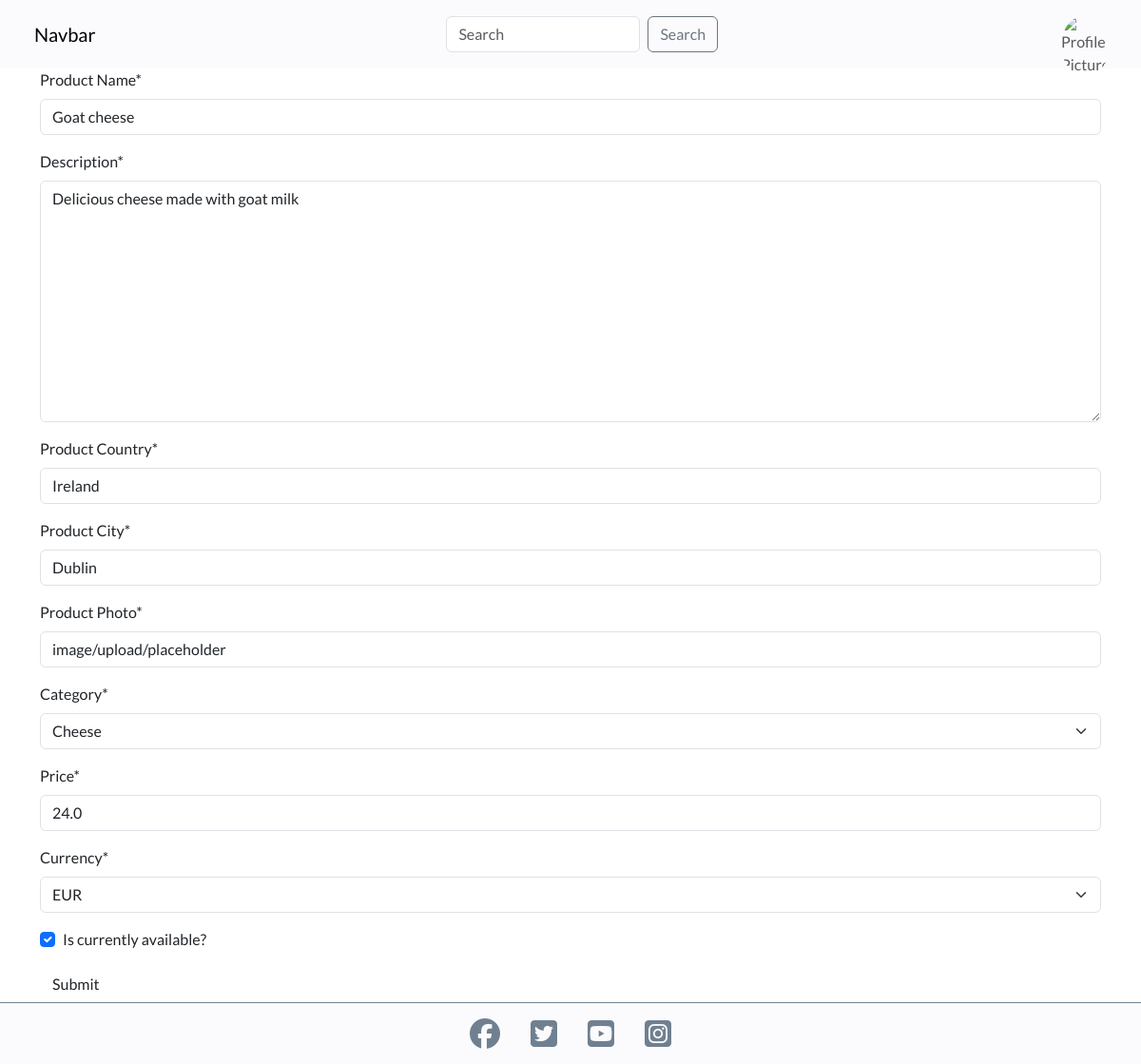
/products/edit/goat-cheese/7/ (signed in), run on the app's committed database.
### products/models.py (models this page shows, shortened)
class Product(models.Model):
    user = models.ForeignKey(
        User,
        on_delete=models.CASCADE,
        related_name="producer"
        )
    title = models.CharField(max_length=150, null=False, blank=False)
    description = models.TextField(null=False, blank=False)
    country = models.CharField(max_length=200)
    city = models.CharField(max_length=200)
    created_date = models.DateTimeField(auto_now_add=True)
    updated_date = models.DateTimeField(auto_now=True)
    image = CloudinaryField('image', default='placeholder')
    category = models.CharField(
        max_length=50,
        choices=CATEGORIES,
        default="other"
        )
    price = models.FloatField()
    currency = models.CharField(
        max_length=10,
        choices=CURRENCIES,
        default="eur"
        )
    available = models.BooleanField()
    slug = models.SlugField(max_length=200)
    favorited_by = models.ManyToManyField(User, related_name='favorites')
    class Meta:
        ordering = ['-updated_date']

### products/views.py (the view, shortened to what this page needs)
class EditProduct(LoginRequiredMixin, UserPassesTestMixin, generic.UpdateView):
    template_name = 'products/add_product.html'
    form_class = ProductForm
    model = Product
    def test_func(self):
        return self.request.user == self.get_object().user

### products/forms.py
class ProductForm(forms.ModelForm):
    class Meta:
        model = Product
        fields = [
            'title',
            'description',
            'country',
            'city',
            'image',
            'category',
            'price',
            'currency',
            'available'
        ]
        labels = {
            'title': 'Product Name',
            'description': 'Description',
            'country': 'Product Country',
            'city': 'Product City',
            'image': 'Product Photo',
            'category': 'Category',
            'price': 'Price',
            'currency': 'Currency',
            'available': 'Is currently available?'
        }

### products/templates/products/add_product.html (shortened to what this page needs)
{% extends 'base.html' %}
{% block content %}
    <div class="container">
        <form method="POST" enctype="multipart/form-data">
            {{ form | crispy }}
            <input type="submit" value="Submit" class="btn">
        </form>
    </div>
{% endblock %}

### static/css/base.css (style rules this page uses)
:root { --title: 'Montserrat', sans-serif; --body: 'Lato', sans-serif; --spring-green: rgb(41,122,76); --russet: rgb(139,69,19); --lavender: rgb(216,212,242); --off-lavender: rgba(216,212,242,0.1); --cocoa-brown: rgb(210,105,30); --azure: rgb(0,127,255); --slate-gray: rgb(112, 128, 144); --cloud-white: rgb(255, 255, 255); --beige: rgb(245, 245, 220); --box-shadow-small-lavender: 0px 0px 6px -1px rgb(216,212,242); }
html, body { height: 100%; }
body { display: flex; flex-direction: column; font-family: var(--body); }

### data on the page
Product: title "Goat cheese", description "Delicious cheese made with goat milk", country "Ireland", city "Dublin", image "image/upload/placeholder", category "Cheese", price "24.0", currency "EUR", available "☑"
